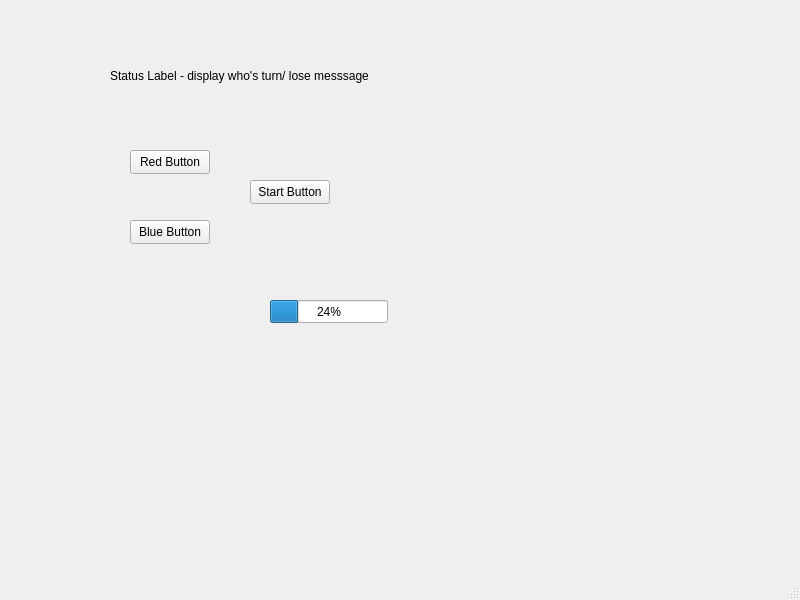
<?xml version="1.0" encoding="UTF-8"?>
<ui version="4.0">
 <class>MainWindow</class>
 <widget class="QMainWindow" name="MainWindow">
  <property name="geometry">
   <rect>
    <x>0</x>
    <y>0</y>
    <width>800</width>
    <height>600</height>
   </rect>
  </property>
  <property name="windowTitle">
   <string>MainWindow</string>
  </property>
  <widget class="QWidget" name="centralwidget">
   <widget class="QLabel" name="StatusLabel">
    <property name="geometry">
     <rect>
      <x>110</x>
      <y>40</y>
      <width>381</width>
      <height>71</height>
     </rect>
    </property>
    <property name="text">
     <string>Status Label - display who's turn/ lose messsage</string>
    </property>
   </widget>
   <widget class="QPushButton" name="RedButton">
    <property name="geometry">
     <rect>
      <x>130</x>
      <y>150</y>
      <width>80</width>
      <height>24</height>
     </rect>
    </property>
    <property name="text">
     <string>Red Button</string>
    </property>
   </widget>
   <widget class="QPushButton" name="BlueButton">
    <property name="geometry">
     <rect>
      <x>130</x>
      <y>220</y>
      <width>80</width>
      <height>24</height>
     </rect>
    </property>
    <property name="text">
     <string>Blue Button</string>
    </property>
   </widget>
   <widget class="QPushButton" name="StartButton">
    <property name="geometry">
     <rect>
      <x>250</x>
      <y>180</y>
      <width>80</width>
      <height>24</height>
     </rect>
    </property>
    <property name="text">
     <string>Start Button</string>
    </property>
   </widget>
   <widget class="QProgressBar" name="progressBar">
    <property name="geometry">
     <rect>
      <x>270</x>
      <y>300</y>
      <width>118</width>
      <height>23</height>
     </rect>
    </property>
    <property name="value">
     <number>24</number>
    </property>
   </widget>
  </widget>
  <widget class="QMenuBar" name="menubar">
   <property name="geometry">
    <rect>
     <x>0</x>
     <y>0</y>
     <width>800</width>
     <height>21</height>
    </rect>
   </property>
  </widget>
  <widget class="QStatusBar" name="statusbar"/>
 </widget>
 <resources/>
 <connections/>
</ui>
